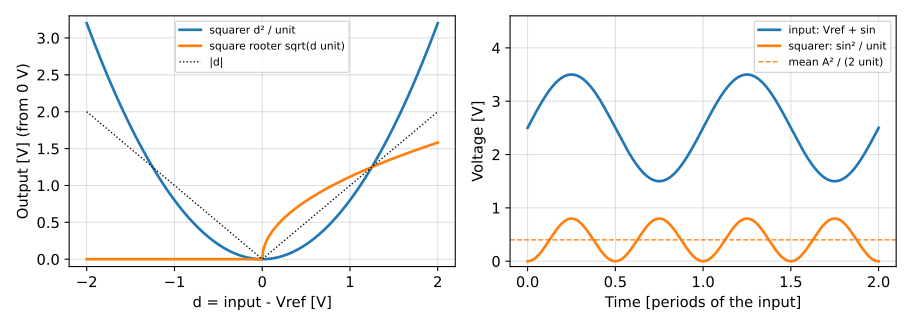

Recreate this plot in Python.
# SPDX-License-Identifier: MIT
"""Squarer and square rooter of the module (unit 1.25 V): the transfer curves (left) and a
sine through the squarer (right: twice the frequency, all above 0 V)."""
import sys
import pathlib

import matplotlib.pyplot as plt
import numpy as np

sys.path.insert(0, str(pathlib.Path(__file__).resolve().parents[2] / "tools"))
from figures import save  # noqa: E402

UNIT = 1.25
fig, (ax1, ax2) = plt.subplots(1, 2, figsize=(9.5, 3.4))
d = np.linspace(-2, 2, 401)
ax1.plot(d, d**2 / UNIT, lw=2, label="squarer d² / unit")
ax1.plot(d, np.sqrt(np.maximum(d, 0) * UNIT), lw=2, label="square rooter sqrt(d unit)")
ax1.plot(d, np.abs(d), "k:", lw=1, label="|d|")
ax1.set_xlabel("d = input - Vref [V]")
ax1.set_ylabel("Output [V] (from 0 V)")
ax1.set_ylim(-0.1, 3.3)
ax1.grid(True)
ax1.legend(loc="upper center", fontsize=8)

t = np.linspace(0, 2, 400)
ax2.plot(t, 2.5 + np.sin(2 * np.pi * t), lw=2, label="input: Vref + sin")
ax2.plot(t, np.sin(2 * np.pi * t)**2 / UNIT, lw=2, label="squarer: sin² / unit")
ax2.axhline(0.5 / UNIT, color="C1", ls="--", lw=1, label="mean A² / (2 unit)")
ax2.set_xlabel("Time [periods of the input]")
ax2.set_ylabel("Voltage [V]")
ax2.set_ylim(-0.1, 4.6)
ax2.grid(True)
ax2.legend(loc="upper right", fontsize=8)
fig.tight_layout()
save(fig, pathlib.Path(__file__).with_name("response.svg"))
